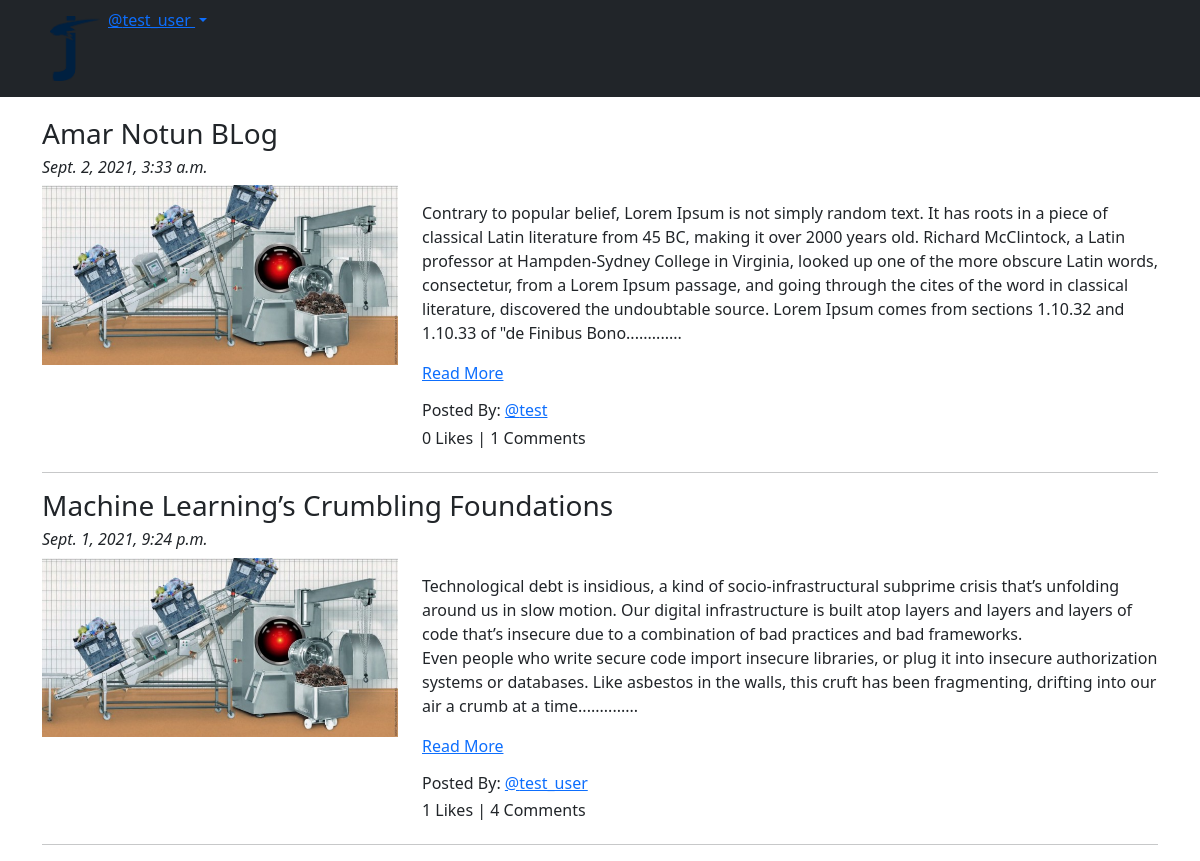
Screenshot of /blog/ (signed in) with the database file from the repository.
### App_Blog/models.py (models this page shows, shortened)
class Blog(models.Model):
    author = models.ForeignKey(User, on_delete=models.CASCADE, related_name='post_author')
    blog_title = models.CharField(max_length=264, verbose_name="Put a Title")
    slug = models.SlugField(max_length=264, unique=True)
    blog_content = models.TextField(verbose_name="What is on your mind?")
    blog_image = models.ImageField(upload_to='blog_images', verbose_name="Image")
    publish_date = models.DateTimeField(auto_now_add=True)
    update_date = models.DateTimeField(auto_now=True)
    class Meta:
        ordering = ['-publish_date']

### App_Blog/views.py (the view)
# urls.py: path('', views.BlogList.as_view(), name='blog_list'),
class BlogList(ListView):
    context_object_name='blogs'
    model= Blog
    template_name='App_Blog/blog_list.html'

### App_Blog/templatetags/custom_filters.py (called while the page is built)
def range_filter(value):
    return value[0:500]+ "............."

### templates/App_Blog/blog_list.html (shortened to what this page needs)
{% extends 'base.html' %}
{% load custom_filters %}
{% block body_block %}
{% for blog in blogs %}
<h3>{{blog.blog_title}}</h3>
<h6><i>{{blog.publish_date}}</i></h6>
<div class="row">
  <div class="col-sm-4">
    <img src="/media/{{blog.blog_image}}" alt="{{blog.blog_title}}" title="{{blog.blog_title}}" width="100%">
  </div>
  <div class="col-sm-8">
    <p>{{blog.blog_content|range_filter|linebreaks}} <a href="{% url 'App_Blog:blog_details' slug=blog.slug %}">Read More</a></p>
    <h6>Posted By: <a href="#">@{{blog.author}}</a></h6>
    <h6>{{blog.liked_blog.count}} Likes | {{blog.blog_comment.count}} Comments</h6>
  </div>
</div>
<hr>
{% endfor %}
{% endblock %}

### templates/base.html (shortened to what this page needs)
<!DOCTYPE html>
<html lang="en" dir="ltr">
<head>
  <link href="https://cdn.jsdelivr.net/npm/bootstrap@5.1.0/dist/css/bootstrap.min.css" rel="stylesheet">
  <link rel="stylesheet" href="https://cdnjs.cloudflare.com/ajax/libs/font-awesome/4.7.0/css/font-awesome.min.css">
</head>
<body>
  <nav class="navbar navbar-expand-lg navbar-dark bg-dark">
    <div class="container">
      <div class="collapse navbar-collapse" id="navbarNav">
        <ul class="navbar-nav justify-content">
          <li class="nav-item">
            <a class="nav-link" href="{% url 'index' %}"><img src="/media/logo.png" width="50px"></a>
          </li>
          {% if user.is_authenticated %}
          <div class="dropdown">
            <a class="dropdown-toggle" href="#" id="dropdownMenuLink" data-bs-toggle="dropdown" aria-expanded="false">
              @{{ user.username }}
            </a>
          </div>
          {% endif %}
        </ul>
      </div>
    </div>
  </nav>
  <div class="container" style="padding-top:20px">
    {% block body_block %}
    {% endblock %}
  </div>
</body>
</html>

### rows the page displays
Blog: blog_title "Amar Notun BLog", publish_date "Sept. 2, 2021, 3:33 a.m.", blog_image (picture), blog_content|range_filter "Contrary to popular belief, Lorem Ipsum is not simply random text. It has roots in a piece of classical Latin literature from 45 BC, making it over 2000 years old. Richard McClintock, a Latin professor at Hampden-Sydney College in Virginia, looked up one of the more obscure Latin words, consectetur, from a Lorem Ipsum passage, and going through the cites of the word in classical literature, discovered the undoubtable source. Lorem Ipsum comes from sections 1.10.32 and 1.10.33 of \"de Finibus Bono.............", author "test", liked_blog.count "0", blog_comment.count "1"
Blog: blog_title "Machine Learning’s Crumbling Foundations", publish_date "Sept. 1, 2021, 9:24 p.m.", blog_image (picture), blog_content|range_filter "Technological debt is insidious, a kind of socio-infrastructural subprime crisis that’s unfolding around us in slow motion. Our digital infrastructure is built atop layers and layers and layers of code that’s insecure due to a combination of bad practices and bad frameworks. Even people who write secure code import insecure libraries, or plug it into insecure authorization systems or databases. Like asbestos in the walls, this cruft has been fragmenting, drifting into our air a crumb at a time..............", author "test_user", liked_blog.count "1", blog_comment.count "4"

### other values shown
{{ user.username }} "test_user"
